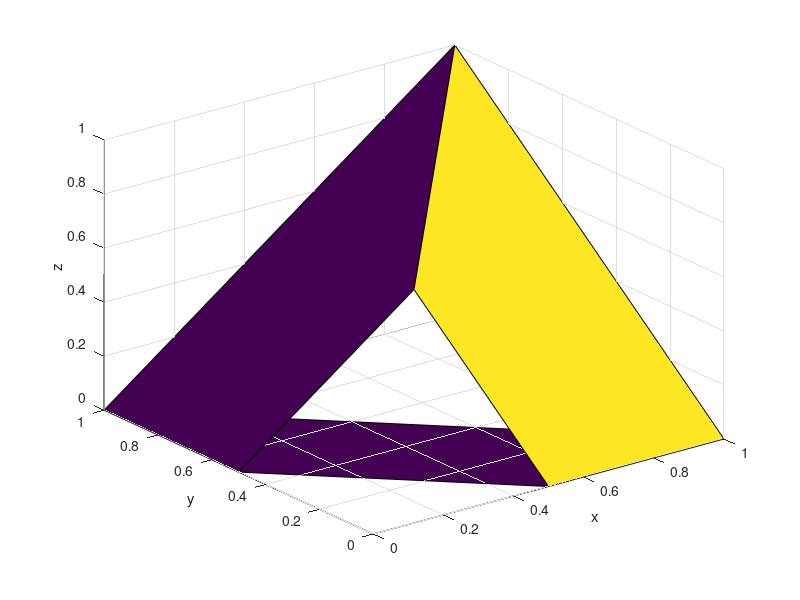

Write the MATLAB code that produced this figure.
x1 = [1 0 1 1]';
y1 = [0 1 1 0]';
z1 = [0 0 1 0]';

%surface cordinator
X = [x1, 0.5*x1];
Y = [y1, 0.5*y1];
Z = [z1, 0.5*z1];

%surface that connects 2 triangle
figure(1);
surf( X, Y, Z );
grid on;
xlabel('x'); ylabel('y'); zlabel('z');





